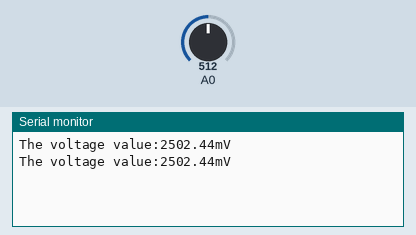
This sketch was run on a simulated Arduino Uno, built with avr-gcc and run on an emulated ATmega328P. Parts: the last lines printed to the serial monitor. The test bench sets the inputs (shaded band); at power-on: A0 = 512.

Above: at 1.8 s.
1.9 s: A0 set to 716
At 2.7 s:
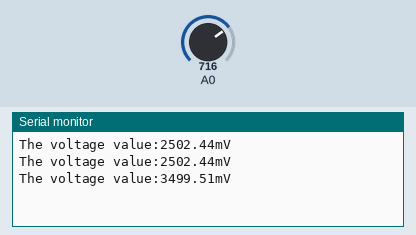
3.4 s: A0 set to 900
At 4.3 s:
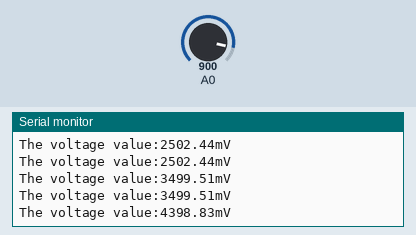
Timing chart, 0 to 6.4 s (numbered marks = the images above; inputs shaded):
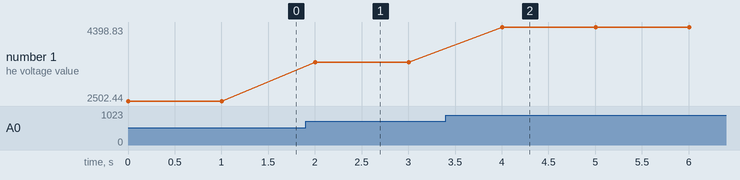

The sketch:

UVM-30A.ino
```cpp
void setup(){
  Serial.begin(9600);
}

void loop()
{
  int sensorValue;

  sensorValue=analogRead(A0);
  Serial.print("The voltage value:");
  Serial.print(sensorValue*(5/1023.0)*1000);
  Serial.println("mV");
  delay(1000);
  Serial.print("\n");
}
```

Measured:
- after the input at 1.9 s, the serial monitor: prints a new line after 0.10 s (image 1)
- after the input at 3.4 s, the serial monitor: prints a new line after 0.60 s (image 2)
- plotted number 1: 2502.44 → 3499.51 after the input at 1.9 s, 3499.51 → 4398.83 after the input at 3.4 s
